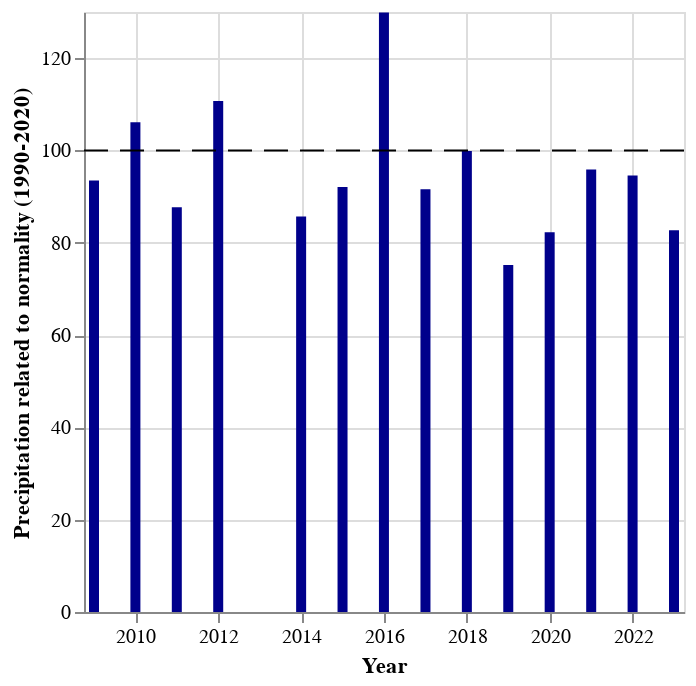

Write notebook code for a chart like this one.
### Code cell
import altair as alt 
import Utilities as ut

pasvik_summer = ut.MET_data_loader("Pasvik_rain.csv")

selector = selection = alt.selection_point(on='pointerover', nearest=True)
alt.Chart(pasvik_summer).mark_bar().encode(
    x= alt.X("Date").title("Year"),
    y=alt.Y("Prec_norm").title("Precipitation related to normality (1990-2020)"),
    color= alt.condition(
        selector, 
        alt.value("darkblue"),
        alt.value("lightgrey")),
        tooltip=["Prec_norm"]
    ).add_params(
        selector
    ) + alt.Chart().mark_rule(strokeDash=[12, 6], size=1).encode(y=alt.datum(100))

### Figure 1 — Vega-Lite specification as saved in the notebook (floating-point values rounded to 4 significant figures)
{"config": {"view": {"continuousWidth": 300, "continuousHeight": 300}}, "layer": [{"data": {"name": "data-1987a0438465e2b186ec06c7ab7eef9e"}, "mark": {"type": "bar"}, "encoding": {"color": {"condition": {"param": "param_4", "value": "darkblue"}, "value": "lightgrey"}, "tooltip": [{"field": "Prec_norm", "type": "quantitative"}], "x": {"field": "Date", "title": "Year", "type": "temporal"}, "y": {"field": "Prec_norm", "title": "Precipitation related to normality (1990-2020)", "type": "quantitative"}}, "name": "view_3"}, {"data": {"name": "empty"}, "mark": {"type": "rule", "size": 1, "strokeDash": [12, 6]}, "encoding": {"y": {"datum": 100}}}], "params": [{"name": "param_4", "select": {"type": "point", "nearest": true, "on": "pointerover"}, "views": ["view_3"]}], "$schema": "https://vega.github.io/schema/vega-lite/v5.17.0.json", "datasets": {"data-1987a0438465e2b186ec06c7ab7eef9e": [{"Name": "Pasvik - Svanvik", "Station": "SN99460", "Date": "2009-01-01T00:00:00", "Prec_norm": 93.5, "Prec_mm": 294.6, "Month": "apr", "Year": 2009}, {"Name": "Pasvik - Svanvik", "Station": "SN99460", "Date": "2010-01-01T00:00:00", "Prec_norm": 106.1, "Prec_mm": 334.2, "Month": "apr", "Year": 2010}, {"Name": "Pasvik - Svanvik", "Station": "SN99460", "Date": "2011-01-01T00:00:00", "Prec_norm": 87.7, "Prec_mm": 276.3, "Month": "apr", "Year": 2011}, {"Name": "Pasvik - Svanvik", "Station": "SN99460", "Date": "2012-01-01T00:00:00", "Prec_norm": 110.7, "Prec_mm": 348.8, "Month": "apr", "Year": 2012}, {"Name": "Pasvik - Svanvik", "Station": "SN99460", "Date": "2014-01-01T00:00:00", "Prec_norm": 85.7, "Prec_mm": 270.1, "Month": "apr", "Year": 2014}, {"Name": "Pasvik - Svanvik", "Station": "SN99460", "Date": "2015-01-01T00:00:00", "Prec_norm": 92.1, "Prec_mm": 290.3, "Month": "apr", "Year": 2015}, {"Name": "Pasvik - Svanvik", "Station": "SN99460", "Date": "2016-01-01T00:00:00", "Prec_norm": 129.9, "Prec_mm": 409.2, "Month": "apr", "Year": 2016}, {"Name": "Pasvik - Svanvik", "Station": "SN99460", "Date": "2017-01-01T00:00:00", "Prec_norm": 91.6, "Prec_mm": 288.5, "Month": "apr", "Year": 2017}, {"Name": "Pasvik - Svanvik", "Station": "SN99460", "Date": "2018-01-01T00:00:00", "Prec_norm": 99.9, "Prec_mm": 314.9, "Month": "apr", "Year": 2018}, {"Name": "Pasvik - Svanvik", "Station": "SN99460", "Date": "2019-01-01T00:00:00", "Prec_norm": 75.2, "Prec_mm": 237.1, "Month": "apr", "Year": 2019}, {"Name": "Pasvik - Svanvik", "Station": "SN99460", "Date": "2020-01-01T00:00:00", "Prec_norm": 82.3, "Prec_mm": 259.4, "Month": "apr", "Year": 2020}, {"Name": "Pasvik - Svanvik", "Station": "SN99460", "Date": "2021-01-01T00:00:00", "Prec_norm": 95.9, "Prec_mm": 302.2, "Month": "apr", "Year": 2021}, {"Name": "Pasvik - Svanvik", "Station": "SN99460", "Date": "2022-01-01T00:00:00", "Prec_norm": 94.6, "Prec_mm": 297.9, "Month": "apr", "Year": 2022}, {"Name": "Pasvik - Svanvik", "Station": "SN99460", "Date": "2023-01-01T00:00:00", "Prec_norm": 82.7, "Prec_mm": 260.6, "Month": "apr", "Year": 2023}], "empty": [{}]}}
